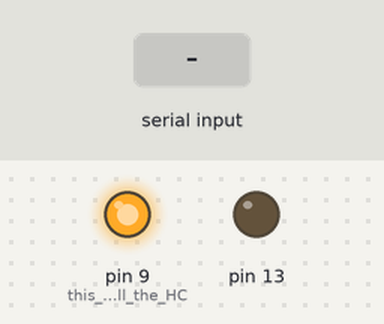
A sketch run on a simulated Arduino Uno, built with avr-gcc and run on an emulated ATmega328P. Parts: output pins drawn as LEDs (lit = HIGH). The test bench sets the inputs (shaded band).

Above: at 1.2 s.
1.3 s: "1" received over Serial
At 2.5 s:
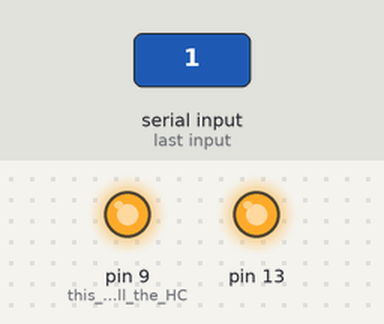
2.8 s: "0" received over Serial
At 3.6 s:
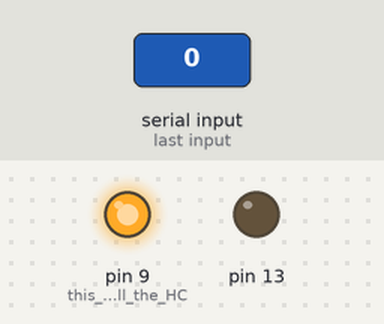
Timing chart, 0 to 5.8 s (numbered marks = the images above; inputs shaded):
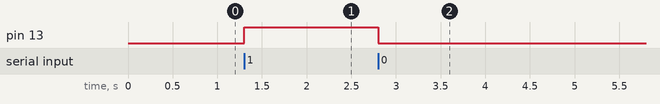

The sketch:

Slave_LED.ino
```cpp
void setup() {
  pinMode(13,OUTPUT);
  Serial.begin(38400);
  pinMode(9,OUTPUT);      // this pin will pull the HC-05 pin 34 (key pin) HIGH to switch module to AT mode
  digitalWrite(9,HIGH);
  }

void loop() {
  if(Serial.available()>0);{

    char x=Serial.read();

    if(x=='1'){
       digitalWrite(13,HIGH);
    }
    if(x=='0'){
      digitalWrite(13,LOW);
    }
  }
}
```

Measured:
- after the input at 1.3 s, pin 13: LOW → HIGH at once
- after the input at 2.8 s, pin 13: HIGH → LOW at once
